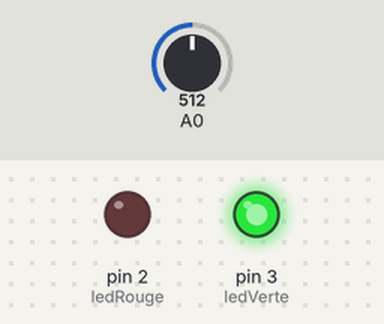
This sketch was run on a simulated Arduino Uno, built with avr-gcc and run on an emulated ATmega328P. On the bench: output pins drawn as LEDs (lit = HIGH). Inputs (shaded band) come from the test bench; at power-on: A0 = 512.

Above: at 1.2 s.
1.3 s: A0 set to 281
2.8 s: A0 set to 251
At 3.5 s:
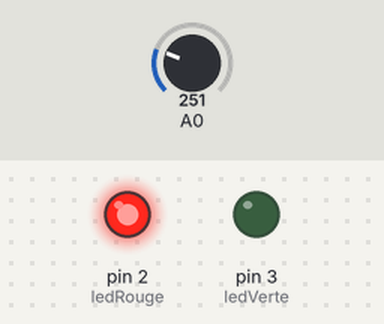
4.3 s: A0 set to 306
At 4.6 s:
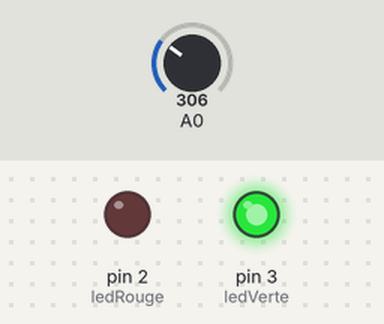
5.8 s: A0 set to 122
At 7.0 s:
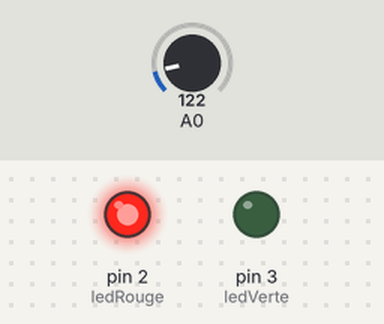
Timing chart, 0 to 8.3 s (numbered marks = the images above; inputs shaded):
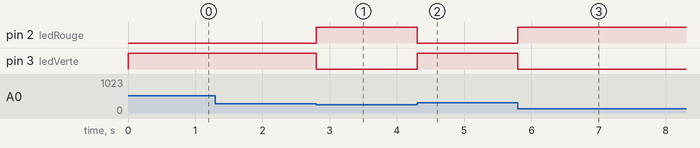

The sketch:

TesteurPile.ino
```cpp
// Définition des variables

int ledRouge = 2 ;  // Numéro de la borne alimentant la LED Rouge

int ledVerte = 3 ;  // Numéro de la borne alimentant la LED Verte

int niveau ;  // Variable recueillant le niveau lu sur l'entrée A0

float uPile ; // Tension à vide de la pile

float uSeuil ;  // Limite pile usée / pile en bon état


void setup() {


  uSeuil = 1.30 ; // On fixe la valeur de la tension de seuil

  // Définition des bornes en sortie (OUTPUT)

  pinMode(ledRouge, OUTPUT);

  pinMode(ledVerte, OUTPUT);

  // On éteint tout

  digitalWrite(ledRouge, 0) ;

  digitalWrite(ledVerte, 0) ;

}


void loop() {


  niveau = analogRead(A0) ; // Lecture du signal sur l'entrée A0

  uPile = niveau * 5. / 1023. ; // Calcul de la tension lue aux bornes de la pile

  if (uPile >= uSeuil) { // Comparaison avec la tension définie comme seuil

    digitalWrite(ledVerte, 1) ;  // On allume la LED verte

    digitalWrite(ledRouge, 0) ;  // On éteint la LED rouge

  }

  else {

    digitalWrite(ledVerte, 0) ;  // On éteint la LED verte

    digitalWrite(ledRouge, 1) ;  // On allume la LED rouge

  }

}
```

Measured:
- the behaviour switches between 266 and 265 on A0 (found by bisection; images 0 and 1)
- after the input at 1.3 s, every drawn part: stays the same
- after the input at 2.8 s, pin 2 (ledRouge): LOW → HIGH at once; pin 3 (ledVerte): HIGH → LOW at once
- after the input at 4.3 s, pin 2 (ledRouge): HIGH → LOW at once; pin 3 (ledVerte): LOW → HIGH at once
- after the input at 5.8 s, pin 2 (ledRouge): LOW → HIGH at once; pin 3 (ledVerte): HIGH → LOW at once
